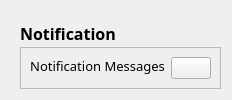
        <widget class="QCustomSlideMenu" name="popupNotificationContainer" native="true">
         <layout class="QVBoxLayout" name="verticalLayout_18">
          <item>
           <widget class="QWidget" name="popupNotificationSubContainer" native="true">
            <property name="sizePolicy">
             <sizepolicy hsizetype="Expanding" vsizetype="Preferred">
              <horstretch>0</horstretch>
              <verstretch>0</verstretch>
             </sizepolicy>
            </property>
            <layout class="QVBoxLayout" name="verticalLayout_19">
             <property name="spacing">
              <number>0</number>
             </property>
             <property name="leftMargin">
              <number>9</number>
             </property>
             <property name="topMargin">
              <number>9</number>
             </property>
             <property name="rightMargin">
              <number>0</number>
             </property>
             <property name="bottomMargin">
              <number>0</number>
             </property>
             <item>
              <widget class="QLabel" name="label_14">
               <property name="font">
                <font>
                 <family>Swis721 Blk BT</family>
                 <pointsize>12</pointsize>
                 <weight>75</weight>
                 <bold>true</bold>
                </font>
               </property>
               <property name="text">
                <string>Notification</string>
               </property>
              </widget>
             </item>
             <item>
              <widget class="QFrame" name="frame_9">
               <property name="frameShape">
                <enum>QFrame::StyledPanel</enum>
               </property>
               <property name="frameShadow">
                <enum>QFrame::Raised</enum>
               </property>
               <layout class="QHBoxLayout" name="horizontalLayout_11">
                <item alignment="Qt::AlignTop">
                 <widget class="QLabel" name="label_13">
                  <property name="sizePolicy">
                   <sizepolicy hsizetype="Expanding" vsizetype="Preferred">
                    <horstretch>0</horstretch>
                    <verstretch>0</verstretch>
                   </sizepolicy>
                  </property>
                  <property name="font">
                   <font>
                    <family>Swis721 Blk BT</family>
                    <pointsize>10</pointsize>
                   </font>
                  </property>
                  <property name="text">
                   <string>Notification Messages</string>
                  </property>
                  <property name="alignment">
                   <set>Qt::AlignCenter</set>
                  </property>
                 </widget>
                </item>
                <item alignment="Qt::AlignRight">
                 <widget class="QPushButton" name="ClosePopUpBtn">
                  <property name="toolTip">
                   <string>Close Notifications</string>
                  </property>
                  <property name="text">
                   <string/>
                  </property>
                  <property name="icon">
                   <iconset resource="resource2.qrc">
                    <normaloff>:/icons2/icons2/x-octagon.svg</normaloff>:/icons2/icons2/x-octagon.svg</iconset>
                  </property>
                  <property name="iconSize">
                   <size>
                    <width>24</width>
                    <height>24</height>
                   </size>
                  </property>
                 </widget>
                </item>
               </layout>
              </widget>
             </item>
            </layout>
           </widget>
          </item>
         </layout>
        </widget>
